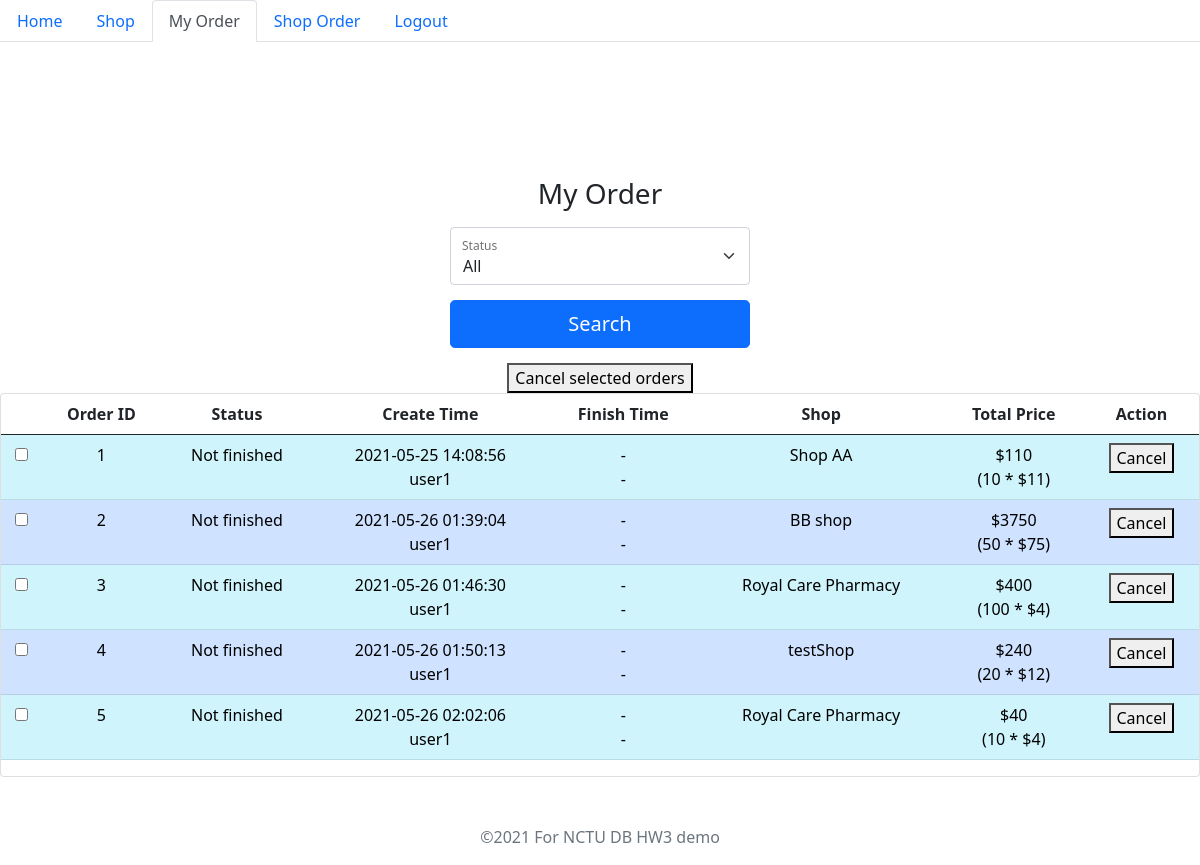
Screenshot of /myOrder.php (signed in) with the database file from the repository.
### tables this page shows
CREATE TABLE `orders` (
  `order_id` int(11) NOT NULL,
  `order_status` char(1) NOT NULL,
  `create_time` timestamp NOT NULL DEFAULT current_timestamp(),
  `finish_time` timestamp NULL DEFAULT NULL ON UPDATE current_timestamp(),
  `customer_id` int(11) NOT NULL,
  `administer_id` int(11) DEFAULT NULL,
  `shop_id` int(11) NOT NULL,
  `purchase_amount` int(11) NOT NULL,
  `purchase_price` int(11) NOT NULL
);

CREATE TABLE `users` (
  `user_id` int(11) NOT NULL,
  `account` varchar(20) NOT NULL,
  `password` char(64) NOT NULL,
  `salt` char(4) NOT NULL,
  `phone_number` char(10) NOT NULL,
  `full_name` varchar(255) NOT NULL,
  `city` varchar(17) NOT NULL
);

CREATE TABLE `shops` (
  `shop_id` int(11) NOT NULL,
  `shop_name` varchar(255) NOT NULL,
  `city` varchar(17) NOT NULL,
  `per_mask_price` int(11) NOT NULL,
  `stock_quantity` int(11) NOT NULL,
  `phone_number` char(10) NOT NULL
);

### myOrder.php (the view, shortened to what this page needs)
<?php
    include "authentication.php";
?>
<!DOCTYPE html>
<html>
    <head>
        <link href="https://cdn.jsdelivr.net/npm/bootstrap@5.0.0-beta3/dist/css/bootstrap.min.css" rel="stylesheet">
    </head>
    <body class="text-center">
            <ul class="nav nav-tabs" id="myTab" role="tablist">
                <li class="nav-item" role="presentation">
                    <button class="nav-link" id="back-tab" data-bs-toggle="tab" type="button"
                            onClick="window.location.replace('userPage.php');">Home
                    </button>
                </li>
                <li class="nav-item" role="presentation">
                    <button class="nav-link" id="shop-tab" data-bs-toggle="tab" type="button"
                            onClick="window.location.replace('shop.php');">Shop
                    </button>
                </li>
                <li class="nav-item" role="presentation">
                    <button class="nav-link active" id="home-tab" data-bs-toggle="tab" data-bs-target="#home" type="button" role="tab" aria-controls="home" aria-selected="true">My Order</button>
                </li>
                <li class="nav-item" role="presentation">
                    <button class="nav-link" id="shop-order-tab" data-bs-toggle="tab" type="button"
                            onClick="window.location.replace('shopOrder.php');">Shop Order
                    </button>
                </li>
                <li class="nav-item" role="presentation">
                    <button class="nav-link" id="logout-tab" data-bs-toggle="tab" type="button"
                            onClick="alert('Logout Success!'); window.location.replace('index.php');">Logout
                    </button>
                </li>
            </ul>
            <div class="tab-content" id="myTabContent">
            <div class="tab-pane fade show active" id="home" role="tabpanel" aria-labelledby="home-tab">
                <main class="form-signin">
                    <h1 class="h3 mb-3 fw-normal">My Order</h1>
                    <form action="myOrder.php" method="post">
                        <div class="form-floating">
                            <div class="select-label">Status</div>
                            <select class="form-select" name="status">
                                <option value="3">All</option>
                            </select>
                        </div>
                        <button class="login-button w-100 btn btn-lg btn-primary" type="submit">Search</button>
                    </form>
                </main>
                <form action="manageOrders.php" method="post">
                    <button id="multiple-cancel" name="cancelOrder" value="1">Cancel selected orders</button>
                    <div class="card profile">
                        <table style="width: 100%" class="table">
                            <thead>
                                <tr>
                                    <th scope="col"></th>
                                    <th scope="col">Order ID</th>
                                    <th scope="col">Status</th>
                                    <th scope="col">Create Time</th>
                                    <th scope="col">Finish Time</th>
                                    <th scope="col">Shop</th>
                                    <th scope="col">Total Price</th>
                                    <th scope="col">Action</th>
                                </tr>
                            </thead>
                            <tbody>
                                <?php
                                    try {
                                        $sql_stmt = 'select
                                                    A.order_id, A.order_status, A.create_time, B.account, A.finish_time, A.administer_id,
                                                    C.shop_name, A.purchase_amount, A.purchase_price
                                                    from orders A
                                                    join users B on A.customer_id = B.user_id
                                                    join shops C on A.shop_id = C.shop_id
                                                    where A.customer_id = ' . $_SESSION['user_id'];
                                        $query = $connection->prepare($sql_stmt);
                                        $query->execute();
                                        $i = 0;
                                        while ($row = $query->fetch()) {
                                            $order_id = $row[0];
                                            if ($row[1] == 0) $order_status = 'Not finished';
                                            else if ($row[1] == 1) $order_status = 'Finished';
                                            else $order_status = 'Cancelled';
                                            $create_time = $row[2];
                                            $buyer_account = $row[3];
                                            $finish_time = (empty($row[4]) ? '-' : $row[4]);
                                            if (!empty($row[5])) {
                                                $query2 = $connection->prepare('select account from users where user_id = ' . $row[5]);
                                                $query2->execute();
                                                $admin_account = $query2->fetch()[0];
                                            }
                                            else
                                                $admin_account = '-';
                                            $shop_name = $row[6];
                                            $amount = $row[7];
                                            $singlePrice = $row[8];
                                            $total_price = $amount * $singlePrice;
                                            $className = ($i % 2 ? 'table-primary' : 'table-info');
                                            echo<<<EOT
                                                <tr class="$className">
                                                    <th scope="row">
                                            EOT;
                                            if ($row[1] == 0) {
                                                echo<<<EOT
                                                    <input id="checkbox-$i" oninput="handleButtons(this, $i)" type="checkbox" name="orderIds[]" value="$order_id">
                                                EOT;
                                            }
                                            echo<<<EOT
                                                    </th>
                                                    <td>$order_id</td>
                                                    <td>$order_status</td>
                                                    <td>$create_time<br>$buyer_account</td>
                                                    <td>$finish_time<br>$admin_account</td>
                                                    <td>$shop_name</td>
                                                    <td>\$$total_price<br>($amount * \$$singlePrice)</td>
                                                    <td>
                                            EOT;
                                            if ($row[1] == 0) {
                                                echo<<<EOT
                                                    <form action="manageOrders.php" method="post">
                                                        <input type="hidden" name="order_id" value="$order_id">
                                                        <input type="hidden" name="actionPage" value="0">
                                                        <button id="single-cancel-$i" class="" type="submit" name="cancelOrder" value="1">Cancel</button>
                                                    </form>
                                                EOT;
                                            }
                                            echo<<<EOT
                                                </td>
                                                </tr>
                                            EOT;
                                            $i++;
                                        }
                                    }
                                    catch(exception $e) {
                                        $msg=$e->getMessage();
                                        echo <<<EOT
                                        <!DOCTYPE html>
                                        <html>
                                            <body>
                                                <script>
                                                    alert("$msg");
                                                    window.location.replace("userPage.php");
                                                </script>
                                            </body>
                                        </html>
                                        EOT;
                                    }
                                ?>
                            </tbody>
                        </table>
                    </div>
                </form>
                <p class="mt-5 mb-3 text-muted">©2021 For NCTU DB HW3 demo</p>
            </div>
        </div>
    </body>
</html>

### myOrder.php (style rules this page uses)
.form-signin { width: 100%; max-width: 330px; padding: 15px; margin: auto; margin-top: 15vh; }
.login-button { margin-top: 15px; }
.form-floating { position: relative; }
.show { display: block; }
.select-label { position: absolute; top: 10px; left: 12px; font-size: 12px; color: #212529; opacity: 0.65; }

### rows the page displays
orders: order_id "1", order_status "Not finished", create_time "2021-05-25 14:08:56", customer.account "user1", finish_time "-", admin_account "-", shop.shop_name "Shop AA", total_price "110", purchase_amount "10", purchase_price "11"
orders: order_id "2", order_status "Not finished", create_time "2021-05-26 01:39:04", customer.account "user1", finish_time "-", admin_account "-", shop.shop_name "BB shop", total_price "3750", purchase_amount "50", purchase_price "75"
orders: order_id "3", order_status "Not finished", create_time "2021-05-26 01:46:30", customer.account "user1", finish_time "-", admin_account "-", shop.shop_name "Royal Care Pharmacy", total_price "400", purchase_amount "100", purchase_price "4"
orders: order_id "4", order_status "Not finished", create_time "2021-05-26 01:50:13", customer.account "user1", finish_time "-", admin_account "-", shop.shop_name "testShop", total_price "240", purchase_amount "20", purchase_price "12"
orders: order_id "5", order_status "Not finished", create_time "2021-05-26 02:02:06", customer.account "user1", finish_time "-", admin_account "-", shop.shop_name "Royal Care Pharmacy", total_price "40", purchase_amount "10", purchase_price "4"
